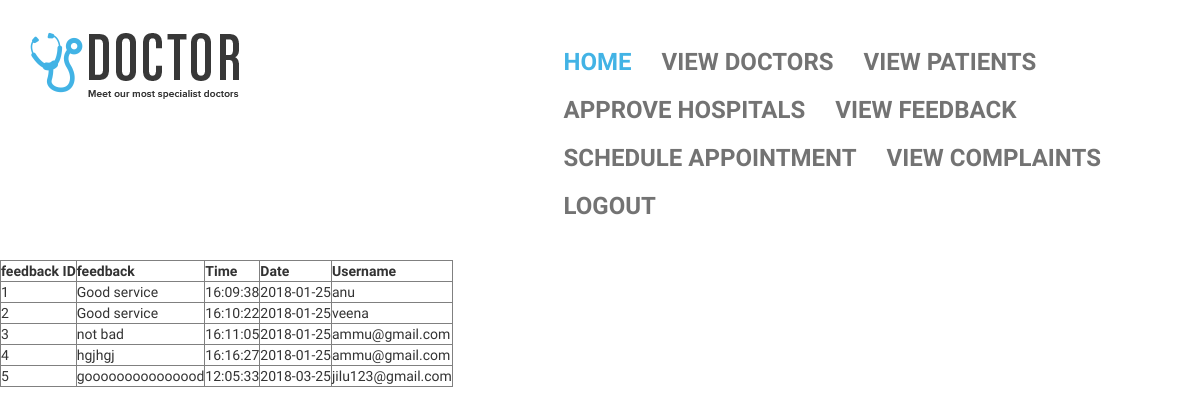
/admin/viewFeedback.php, run on the app's committed database.
### tables this page shows
CREATE TABLE `feedback` (
  `fid` int(11) NOT NULL auto_increment,
  `feedback` varchar(50) NOT NULL,
  `time` time NOT NULL,
  `date` date NOT NULL,
  `username` varchar(50) NOT NULL,
  PRIMARY KEY  (`fid`)
);

### shares/db/mydatabase.inc (called while the page is built, shortened)
<?php
	function getDatas($sql){
		$dt = mysql_query($sql);
		$table = array();
		$rno = mysql_num_rows($dt);
		$cno = mysql_num_fields($dt);
		for($i=0;$i<$rno;$i++){
			$row = mysql_fetch_array($dt);
			for($j=0;$j<$cno;$j++){
				$table[$i][$j] = $row[$j];
			}
		}
		return $table;
	}
?>

### admin/viewFeedback.php (the view, shortened to what this page needs)
<?php include("top.php");?>
 <?php include_once("../shares/db/mydatabase.inc"); ?>
<div id="site_content">
<br><br><br><br><br><br><br><br><br><br><br><br><br>
<form method="post">
	<table class="datagrid" border="1">
	<tr>
		<th>feedback ID</th>
		<th>feedback</th>
		<th>Time</th>
		<th>Date</th>
		<th>Username</th>
	</tr>
	<?php
		$sql = "select * from feedback";
		$tbl = getDatas($sql);
		for($i=0;$i<count($tbl);$i++){
			$cl = ($i%2==0)?"eve":"odd";
			echo "<tr class='$cl'>";
			for($j=0;$j<count($tbl[$i]);$j++){
				echo "<td>".$tbl[$i][$j]."</td>";
			}
?>
<?php
			echo "</tr>";
		}
	?>
	</table>
</form>
</div>
<br/><br/><br/><br/>

### temp/css/style.css (style rules this page uses)
body { margin: 0; padding: 0; font-family: 'BenchNine', sans-serif; }
html, body, .carousel, .carousel-inner, .carousel-inner .item { height: 100%; }

### data on the page
feedback: fid "1", feedback "Good service", time "16:09:38", date "2018-01-25", username "anu"
feedback: fid "2", feedback "Good service", time "16:10:22", date "2018-01-25", username "veena"
feedback: fid "3", feedback "not bad", time "16:11:05", date "2018-01-25", username "ammu@gmail.com"
feedback: fid "4", feedback "hgjhgj", time "16:16:27", date "2018-01-25", username "ammu@gmail.com"
feedback: fid "5", feedback "gooooooooooooood", time "12:05:33", date "2018-03-25", username "jilu123@gmail.com"
